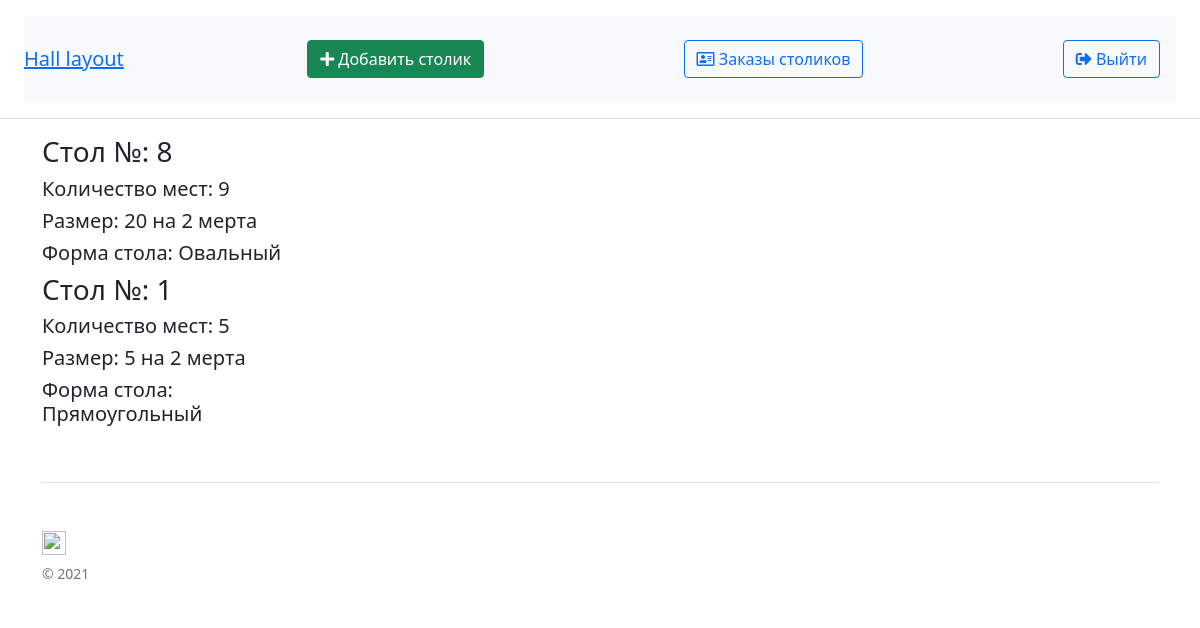
The page /orders/3 (signed in) on the database its author committed.
### app.py (models this page shows)
class Order_Tables(db.Model):
    id = db.Column(db.Integer, primary_key=True)
    order_id = db.Column(db.Integer, db.ForeignKey('order.id'))
    table_id = db.Column(db.Integer, db.ForeignKey('tables.id'))
    quantity = db.Column(db.Integer)

class Tables(db.Model):
    id = db.Column(db.Integer, primary_key=True)
    number_t = db.Column(db.Integer)
    quantity_chairs = db.Column(db.Integer)
    with_tab = db.Column(db.String(100), nullable=True)
    height_tab = db.Column(db.String(100), nullable=True)
    margin_top = db.Column(db.Integer)
    margin_left = db.Column(db.Integer)
    rotate = db.Column(db.Integer)
    so = db.Column(db.String(50), nullable=True)
    order = db.relationship('Order_Tables', backref='table', lazy=True)
    datechek = db.Column(db.String(100), nullable=True)

### app.py (the view)
@app.route('/orders/<order_id>', methods=['GET', 'POST'])
@login_required
def order(order_id):
    order = Order.query.filter_by(id=int(order_id)).first()
    return render_template('order-view.html', order=order)

### templates/order-view.html (shortened to what this page needs)
{% extends "base.html" %}
{% block content %}
<div class="row">
<div class="col-lg-3">
{% for item in order.items %}
     <h3>Стол №: {{ item.table.number_t }}</h3>
    <h5>Количество мест: {{ item.table.quantity_chairs }}</h5>
    <h5>Размер: {{ item.table.with_tab }} на {{ item.table.height_tab }} мерта</h5>
    <h5>Форма стола: {% if item.table.so == 'square'%}Прямоугольный{% else %}Овальный{% endif %}</h5>
{% endfor %}
</div>
</div>
{% endblock %}

### rows shown on the page
Order_Tables: table.number_t "8", table.quantity_chairs "9", table.with_tab "20", table.height_tab "2", shows "Овальный"
Order_Tables: table.number_t "1", table.quantity_chairs "5", table.with_tab "5", table.height_tab "2", shows "Прямоугольный"
